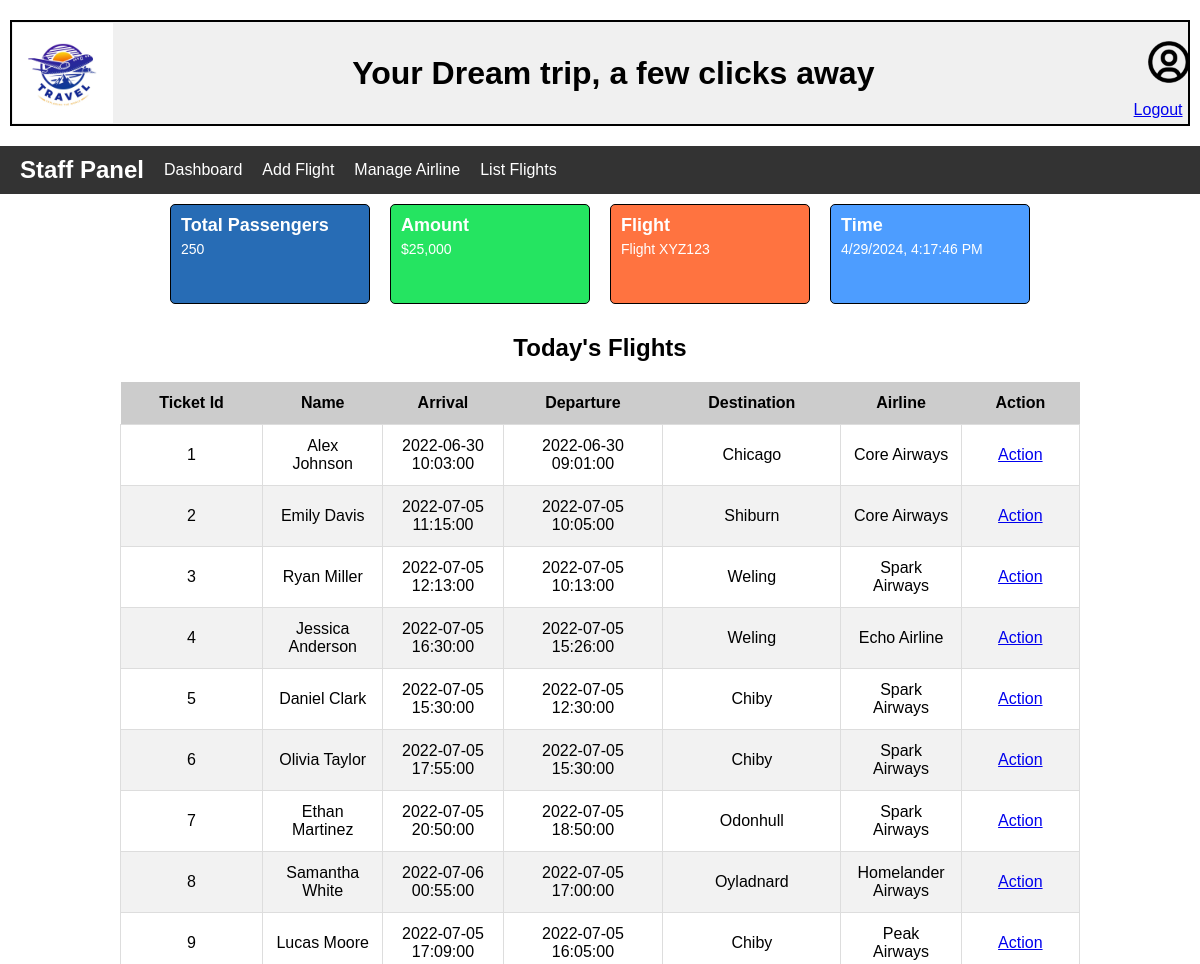
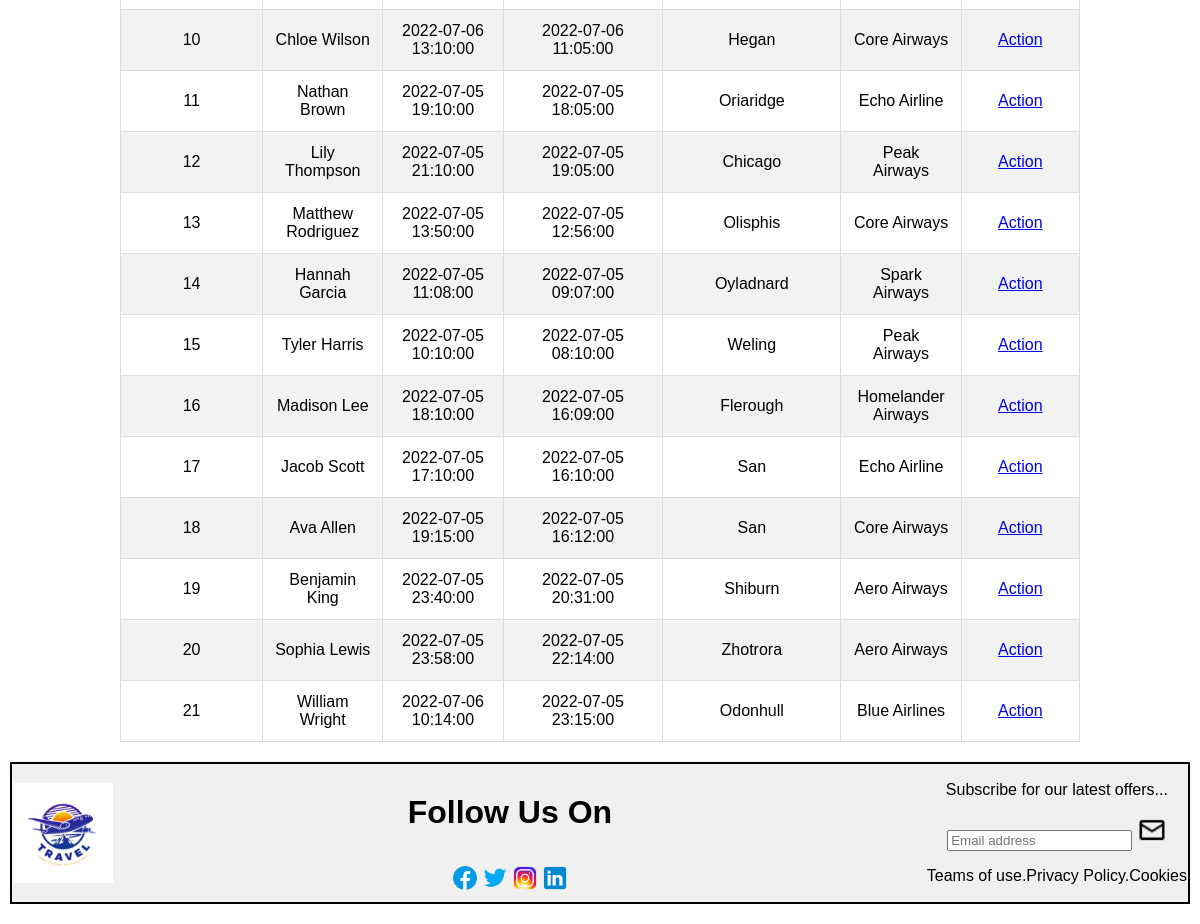
The app's page /staff/staff.php (signed in) with its own data (2 pictures, top to bottom).
### tables this page shows
CREATE TABLE `tickets_info` (
  `ticket_id` int NOT NULL AUTO_INCREMENT,
  `flight_id` int NOT NULL,
  `username` varchar(50) DEFAULT NULL,
  `arrivale` datetime NOT NULL,
  `departure` datetime NOT NULL,
  `Destination` varchar(20) NOT NULL,
  `source` varchar(20) NOT NULL,
  `airline` varchar(20) NOT NULL,
  `Price` int NOT NULL,
  `duration` varchar(45) NOT NULL,
  PRIMARY KEY (`ticket_id`)
);

CREATE TABLE `users` (
  `username` varchar(45) NOT NULL,
  `password` varchar(225) NOT NULL,
  `role` varchar(45) NOT NULL DEFAULT 'USER',
  `full_name` varchar(45) NOT NULL,
  `email` varchar(45) NOT NULL
);

### staff/staff.php (the view, shortened to what this page needs)
<?php
$conn = new mysqli("localhost", "root", "root", "users");
$sql_tickets = "SELECT t.ticket_id, u.full_name, t.arrivale, t.departure, t.Destination, t.airline
FROM tickets_info t
INNER JOIN users u ON t.username = u.username";
$result_tickets = $conn->query($sql_tickets);
?>
<!DOCTYPE html>
<html lang="en">
<head>
    <link rel="stylesheet" href="../css/staff/staff.css" type="text/css">
</head>
<body>
    <div id="heading">
        <img src="../images/airline-logo.jpg" width="100px" height="100px" class="logo">
        <h1 class="mainHeadline">Your Dream trip, a few clicks away</h1>
      <a href="../php/logout.php">
            <img class="userLogo" width="50px" height="50px" src="../images/user-circle.png">
            <span>Logout</span>
        </a>
    </div>
    <div class="navbar">
        <h2>Staff Panel</h2>
        <a href="staff.php">Dashboard</a>
        <a href="staff-addFlight.php">Add Flight</a>
        <a href="staff-listFlight.php">Manage Airline</a>
        <a href="staff-airlineList.php">List Flights</a>
    </div>
    <div class="helpDesk-container">
        <div class="box" style="background-color: rgb(39, 108, 181);">
          <h2>Total Passengers</h2>
          <p>250</p>
        </div>
        <div class="box" style="background-color: rgb(37, 228, 97);">
          <h2>Amount</h2>
          <p>$25,000</p>
        </div>
        <div class="box" style="background-color: rgb(255, 115, 64);">
          <h2>Flight</h2>
          <p>Flight XYZ123</p>
        </div>
        <div class="box" style="background-color: rgb(77, 157, 255);">
          <h2>Time</h2>
          <p id="departure-time"></p>
        </div>
    </div>
    <h2 style="text-align: center;">Today's Flights</h2>
    <table style="border: 1px;">
        <thead>
            <tr>
                <th>Ticket Id</th>
                <th>Name</th>
                <th>Arrival</th>
                <th>Departure</th>
                <th>Destination</th>
                <th>Airline</th>
                <th>Action</th>
            </tr>
        </thead>
        <tbody>
            <?php
                while ($row = $result_tickets->fetch_assoc()) {
                    echo "<tr>";
                    echo "<td>" . $row["ticket_id"] . "</td>";
                    echo "<td>" . $row["full_name"] . "</td>";
                    echo "<td>" . $row["arrivale"] . "</td>";
                    echo "<td>" . $row["departure"] . "</td>";
                    echo "<td>" . $row["Destination"] . "</td>";
                    echo "<td>" . $row["airline"] . "</td>";
                    echo "<td><a href='#'>Action</a></td>";
                    echo "</tr>";
                }
            ?>
        </tbody>
    </table>
    <div class="footer">
        <img src="../images/airline-logo.jpg" alt="Airline Logo" width="100px" height="100px" class="logo">
        <div class="content-wrapper">
            <h1 class="bottomHeadline">Follow Us On</h1>
            <div class="socialMedia-icon-container">
                <img src="../images/icon-facebook.png" alt="Facebook" width="30px" height="30px">
                <img src="../images/icon-twitter.png" alt="Twitter" width="30px" height="30px">
                <img src="../images/icon-instagram.png" alt="Instagram" width="30px" height="30px">
                <img src="../images/icon-linkedin.png" alt="LinkedIn" width="30px" height="30px">
            </div>
        </div>
        <div class="email-container">
            <p>Subscribe for our latest offers...</p>
            <input type="search" name="a" placeholder="Email address">
            <img src="../images/icon-email.png" alt="email" width="30px" height="30px">
            <p>Teams of use.Privacy Policy.Cookies</p>
        </div>
    </div>
</body>
</html>

### css/staff/staff.css (style rules this page uses)
#heading { width:auto; border: 2px solid rgb(0, 0, 0); padding: 1px; margin:20px 10px; display: flex; align-items: center; justify-content: center; height: 100px; background-color: #f0f0f0; }
#heading a span { margin-right: -70px ; }
.footer { width: auto; border: 2px solid #000; padding: 1px; margin: 20px 10px; display: flex; justify-content: space-between; align-items: center; height: auto; position: flex; bottom: 0; background-color: #f0f0f0; text-align: center; }
.content-wrapper { display: flex; flex-direction: column; align-items: center; gap: 10px; }
.socialMedia-icon-container { display: flex; justify-content: center; align-items: flex-end; }
.bottomHeadline { text-align: center; }
.mainHeadline { text-align: center; margin: -80px auto; }
.logo { margin-right: -20px; }
.userLogo { margin: 10px; top: 0; right: 0; }
body { margin: 0; }
.email-container { text-align: center; }
.helpDesk-container { display: flex; flex-wrap: wrap; justify-content: center; }
.helpDesk-container .box { width: 200px; height: 100px; border: 1px solid #000000; border-radius: 5px; margin: 10px; padding: 10px; box-sizing: border-box; }
.helpDesk-container .box h2 { margin: 0; font-size: 18px; color: #ffffff; }
.helpDesk-container .box p { margin: 5px 0; font-size: 14px; color: #ffffff; }
body { font-family: Arial, sans-serif; margin: 0; padding: 0; }
.navbar { background-color: #333; overflow: hidden; display: flex; justify-content: first baseline; align-items: center; padding: 10px 20px; }
.navbar h2 { margin: 0; color: #fff; }
.navbar a { color: #fff; text-decoration: none; margin-left: 20px; }
table { width: 80%; margin: 0 auto; border-collapse: collapse; }
th { background-color: #ccc; padding: 12px; text-align: center; }
td { border: 1px solid #dddddd; padding: 12px; text-align: center; word-wrap: break-word; max-width: 50px; }
tr:nth-child(even) { background-color: #f2f2f2; }

### records on screen
tickets_info: ticket_id "1", users.full_name "Alex Johnson", arrivale "2022-06-30 10:03:00", departure "2022-06-30 09:01:00", Destination "Chicago", airline "Core Airways"
tickets_info: ticket_id "2", users.full_name "Emily Davis", arrivale "2022-07-05 11:15:00", departure "2022-07-05 10:05:00", Destination "Shiburn", airline "Core Airways"
tickets_info: ticket_id "3", users.full_name "Ryan Miller", arrivale "2022-07-05 12:13:00", departure "2022-07-05 10:13:00", Destination "Weling", airline "Spark Airways"
tickets_info: ticket_id "4", users.full_name "Jessica Anderson", arrivale "2022-07-05 16:30:00", departure "2022-07-05 15:26:00", Destination "Weling", airline "Echo Airline"
tickets_info: ticket_id "5", users.full_name "Daniel Clark", arrivale "2022-07-05 15:30:00", departure "2022-07-05 12:30:00", Destination "Chiby", airline "Spark Airways"
tickets_info: ticket_id "6", users.full_name "Olivia Taylor", arrivale "2022-07-05 17:55:00", departure "2022-07-05 15:30:00", Destination "Chiby", airline "Spark Airways"
tickets_info: ticket_id "7", users.full_name "Ethan Martinez", arrivale "2022-07-05 20:50:00", departure "2022-07-05 18:50:00", Destination "Odonhull", airline "Spark Airways"
tickets_info: ticket_id "8", users.full_name "Samantha White", arrivale "2022-07-06 00:55:00", departure "2022-07-05 17:00:00", Destination "Oyladnard", airline "Homelander Airways"
tickets_info: ticket_id "9", users.full_name "Lucas Moore", arrivale "2022-07-05 17:09:00", departure "2022-07-05 16:05:00", Destination "Chiby", airline "Peak Airways"
tickets_info: ticket_id "10", users.full_name "Chloe Wilson", arrivale "2022-07-06 13:10:00", departure "2022-07-06 11:05:00", Destination "Hegan", airline "Core Airways"
tickets_info: ticket_id "11", users.full_name "Nathan Brown", arrivale "2022-07-05 19:10:00", departure "2022-07-05 18:05:00", Destination "Oriaridge", airline "Echo Airline"
tickets_info: ticket_id "12", users.full_name "Lily Thompson", arrivale "2022-07-05 21:10:00", departure "2022-07-05 19:05:00", Destination "Chicago", airline "Peak Airways"
tickets_info: ticket_id "13", users.full_name "Matthew Rodriguez", arrivale "2022-07-05 13:50:00", departure "2022-07-05 12:56:00", Destination "Olisphis", airline "Core Airways"
tickets_info: ticket_id "14", users.full_name "Hannah Garcia", arrivale "2022-07-05 11:08:00", departure "2022-07-05 09:07:00", Destination "Oyladnard", airline "Spark Airways"
tickets_info: ticket_id "15", users.full_name "Tyler Harris", arrivale "2022-07-05 10:10:00", departure "2022-07-05 08:10:00", Destination "Weling", airline "Peak Airways"
tickets_info: ticket_id "16", users.full_name "Madison Lee", arrivale "2022-07-05 18:10:00", departure "2022-07-05 16:09:00", Destination "Flerough", airline "Homelander Airways"
tickets_info: ticket_id "17", users.full_name "Jacob Scott", arrivale "2022-07-05 17:10:00", departure "2022-07-05 16:10:00", Destination "San", airline "Echo Airline"
tickets_info: ticket_id "18", users.full_name "Ava Allen", arrivale "2022-07-05 19:15:00", departure "2022-07-05 16:12:00", Destination "San", airline "Core Airways"
tickets_info: ticket_id "19", users.full_name "Benjamin King", arrivale "2022-07-05 23:40:00", departure "2022-07-05 20:31:00", Destination "Shiburn", airline "Aero Airways"
tickets_info: ticket_id "20", users.full_name "Sophia Lewis", arrivale "2022-07-05 23:58:00", departure "2022-07-05 22:14:00", Destination "Zhotrora", airline "Aero Airways"
tickets_info: ticket_id "21", users.full_name "William Wright", arrivale "2022-07-06 10:14:00", departure "2022-07-05 23:15:00", Destination "Odonhull", airline "Blue Airlines"
